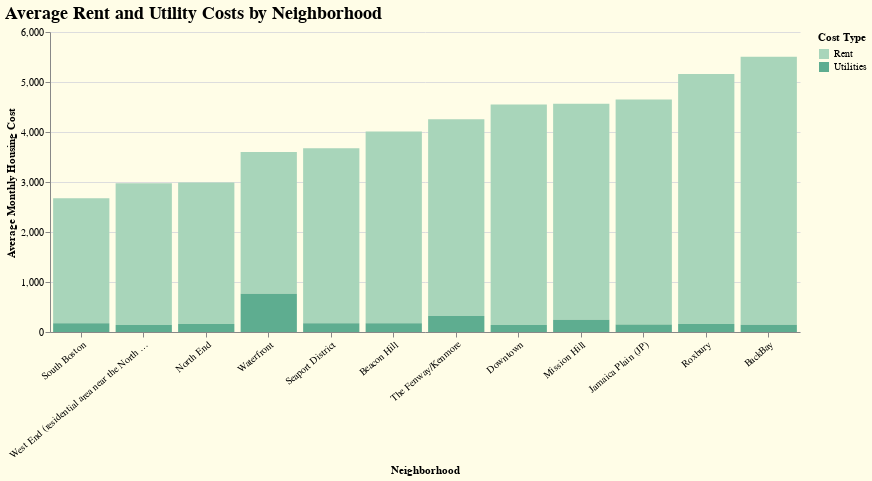

The cell this chart's notebook holds for it:
### Code cell
import pandas as pd
import altair as alt

# Load the data
df = pd.read_csv("cleaned_rental_data.csv")

# Rename columns for clarity
df = df.rename(columns={
    "Total Rent Avg": "Rent",
    "Utility Cost Avg": "Utilities"
})

# Melt to long format
melted_df = df.melt(
    id_vars=["Neighborhood"],
    value_vars=["Rent", "Utilities"],
    var_name="Cost Type",
    value_name="Cost"
)

# Group by Neighborhood and Cost Type and calculate averages
avg_costs = melted_df.groupby(["Neighborhood", "Cost Type"], as_index=False)["Cost"].mean()

# Sort neighborhoods by total cost
sorted_neighborhoods = (
    avg_costs.pivot(index="Neighborhood", columns="Cost Type", values="Cost")
    .fillna(0)
    .assign(Total=lambda x: x["Rent"] + x["Utilities"])
    .sort_values("Total")
    .index.tolist()
)

# Define green color scale
color_scale = alt.Scale(domain=["Rent", "Utilities"], range=["#A8D5BA", "#5EAD90"])

# Create the stacked bar chart
chart = alt.Chart(avg_costs).mark_bar().encode(
    x=alt.X("Neighborhood:N", sort=sorted_neighborhoods, title="Neighborhood"),
    y=alt.Y("Cost:Q", stack="zero", title="Average Monthly Housing Cost"),
    color=alt.Color("Cost Type:N", title="Cost Type", scale=color_scale),
    tooltip=["Neighborhood", "Cost Type", "Cost"]
).properties(
    title="Average Rent and Utility Costs by Neighborhood",
    width=750,
    background="#FFFDE7"  # Light cream background
).configure_axisX(
    labelAngle=-40
).configure_title(
    fontSize=18,
    anchor='start',
    color='black'  # Black title
).configure_view(
    stroke=None
)

chart

### Figure 1 — Vega-Lite specification as saved in the notebook (floating-point values rounded to 4 significant figures)
{"config": {"view": {"continuousWidth": 300, "continuousHeight": 300, "stroke": null}, "axisX": {"labelAngle": -40}, "title": {"anchor": "start", "color": "black", "fontSize": 18}}, "data": {"name": "data-ac03c57e41f63c7eecf440f7dad4a718"}, "mark": {"type": "bar"}, "background": "#FFFDE7", "encoding": {"color": {"field": "Cost Type", "scale": {"domain": ["Rent", "Utilities"], "range": ["#A8D5BA", "#5EAD90"]}, "title": "Cost Type", "type": "nominal"}, "tooltip": [{"field": "Neighborhood", "type": "nominal"}, {"field": "Cost Type", "type": "nominal"}, {"field": "Cost", "type": "quantitative"}], "x": {"field": "Neighborhood", "sort": ["South Boston", "West End (residential area near the North End and TD Garden)", "North End", "Waterfront", "Seaport District", "Beacon Hill", "The Fenway/Kenmore", "Downtown", "Mission Hill", "Jamaica Plain (JP)", "Roxbury", "BackBay"], "title": "Neighborhood", "type": "nominal"}, "y": {"field": "Cost", "stack": "zero", "title": "Average Monthly Housing Cost", "type": "quantitative"}}, "title": "Average Rent and Utility Costs by Neighborhood", "width": 750, "$schema": "https://vega.github.io/schema/vega-lite/v5.20.1.json", "datasets": {"data-ac03c57e41f63c7eecf440f7dad4a718": [{"Neighborhood": "BackBay", "Cost Type": "Rent", "Cost": 5357.0}, {"Neighborhood": "BackBay", "Cost Type": "Utilities", "Cost": 146.4}, {"Neighborhood": "Beacon Hill", "Cost Type": "Rent", "Cost": 3833.0}, {"Neighborhood": "Beacon Hill", "Cost Type": "Utilities", "Cost": 175.0}, {"Neighborhood": "Downtown", "Cost Type": "Rent", "Cost": 4409.0}, {"Neighborhood": "Downtown", "Cost Type": "Utilities", "Cost": 140.0}, {"Neighborhood": "Jamaica Plain (JP)", "Cost Type": "Rent", "Cost": 4500.0}, {"Neighborhood": "Jamaica Plain (JP)", "Cost Type": "Utilities", "Cost": 150.0}, {"Neighborhood": "Mission Hill", "Cost Type": "Rent", "Cost": 4318.0}, {"Neighborhood": "Mission Hill", "Cost Type": "Utilities", "Cost": 246.2}, {"Neighborhood": "North End", "Cost Type": "Rent", "Cost": 2833.0}, {"Neighborhood": "North End", "Cost Type": "Utilities", "Cost": 158.3}, {"Neighborhood": "Roxbury", "Cost Type": "Rent", "Cost": 5000.0}, {"Neighborhood": "Roxbury", "Cost Type": "Utilities", "Cost": 160.7}, {"Neighborhood": "Seaport District", "Cost Type": "Rent", "Cost": 3500.0}, {"Neighborhood": "Seaport District", "Cost Type": "Utilities", "Cost": 175.0}, {"Neighborhood": "South Boston", "Cost Type": "Rent", "Cost": 2500.0}, {"Neighborhood": "South Boston", "Cost Type": "Utilities", "Cost": 175.0}, {"Neighborhood": "The Fenway/Kenmore", "Cost Type": "Rent", "Cost": 3935.0}, {"Neighborhood": "The Fenway/Kenmore", "Cost Type": "Utilities", "Cost": 322.5}, {"Neighborhood": "Waterfront", "Cost Type": "Rent", "Cost": 2833.0}, {"Neighborhood": "Waterfront", "Cost Type": "Utilities", "Cost": 766.7}, {"Neighborhood": "West End (residential area near the North End and TD Garden)", "Cost Type": "Rent", "Cost": 2833.0}, {"Neighborhood": "West End (residential area near the North End and TD Garden)", "Cost Type": "Utilities", "Cost": 141.7}]}}
